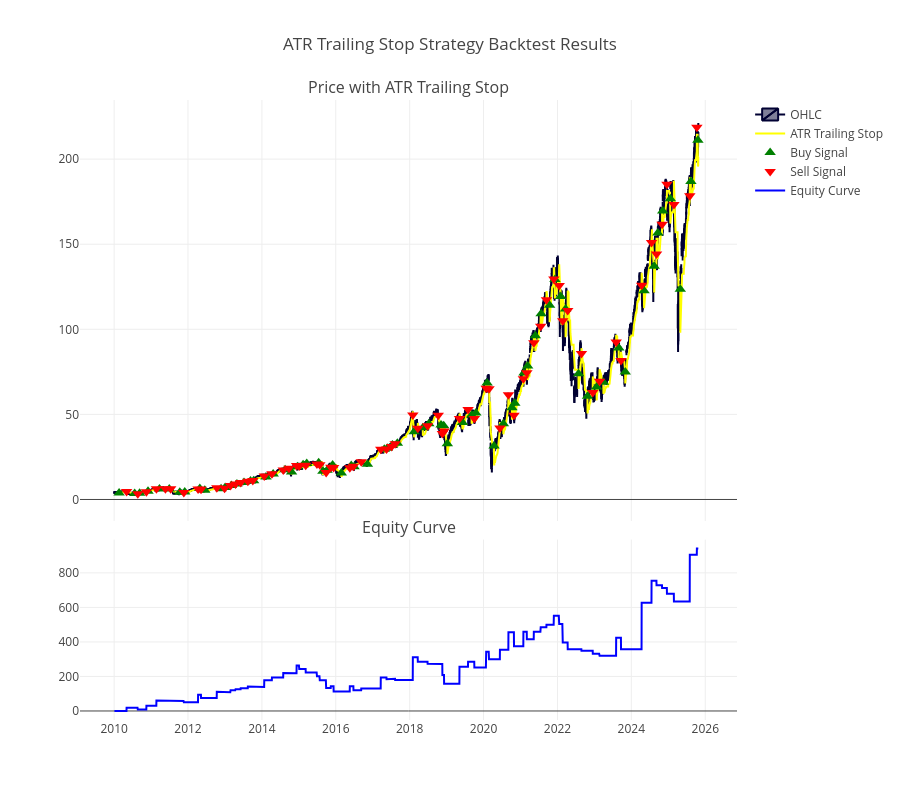

Write notebook code for a chart like this one.
### Code cell
# Plot equity curve
import plotly.graph_objects as go
from plotly.subplots import make_subplots

fig = make_subplots(rows=2, cols=1, shared_xaxes=True,
                   vertical_spacing=0.03, subplot_titles=('Price with ATR Trailing Stop', 'Equity Curve'),
                   row_heights=[0.7, 0.3])

# Add candlestick
fig.add_trace(go.Candlestick(x=df['Date'],
                            open=df['Open'],
                            high=df['High'],
                            low=df['Low'],
                            close=df['Close'],
                            name='OHLC'),
              row=1, col=1)

# Add ATR Trailing Stop line
fig.add_trace(go.Scatter(x=df['Date'],
                        y=df['atr_stop'],
                        mode='lines',
                        name='ATR Trailing Stop',
                        line=dict(color='yellow')),
              row=1, col=1)

# Add buy signals
buy_signals = df[df['crossover_ATRStop'] == 1]
fig.add_trace(go.Scatter(x=buy_signals['Date'],
                        y=buy_signals['Low'],
                        mode='markers',
                        name='Buy Signal',
                        marker=dict(color='green', symbol='triangle-up', size=10)),
              row=1, col=1)

# Add sell signals
sell_signals = df[df['crossover_ATRStop'] == -1]
fig.add_trace(go.Scatter(x=sell_signals['Date'],
                        y=sell_signals['High'],
                        mode='markers',
                        name='Sell Signal',
                        marker=dict(color='red', symbol='triangle-down', size=10)),
              row=1, col=1)

# Add equity curve
fig.add_trace(go.Scatter(x=df['Date'],
                        y=df['Cumulative_Return'],
                        mode='lines',
                        name='Equity Curve',
                        line=dict(color='blue')),
              row=2, col=1)

# Update layout
fig.update_layout(
    title_text="ATR Trailing Stop Strategy Backtest Results",
    xaxis_rangeslider_visible=False,
    height=800
)

fig.show()

### Figure 1 — Plotly figure (JSON) as saved in the notebook; plotly's stock layout.template omitted (floating-point values rounded to 4 significant figures; data arrays with more than 128 entries replaced by an {"elided": "..."} marker saying what was removed)
{"data": [{"close": {"elided": "3978 float values"}, "high": {"elided": "3978 float values"}, "low": {"elided": "3978 float values"}, "name": "OHLC", "open": {"elided": "3978 float values"}, "type": "candlestick", "x": {"elided": "3978 str values"}, "xaxis": "x", "yaxis": "y"}, {"line": {"color": "yellow"}, "mode": "lines", "name": "ATR Trailing Stop", "type": "scatter", "x": {"elided": "3978 str values"}, "xaxis": "x", "y": {"elided": "3978 float values"}, "yaxis": "y"}, {"marker": {"color": "green", "size": 10, "symbol": "triangle-up"}, "mode": "markers", "name": "Buy Signal", "type": "scatter", "x": ["2010-02-19T00:00:00", "2010-07-23T00:00:00", "2010-09-10T00:00:00", "2010-12-02T00:00:00", "2011-03-25T00:00:00", "2011-06-30T00:00:00", "2011-10-12T00:00:00", "2011-11-30T00:00:00", "2012-04-27T00:00:00", "2012-06-15T00:00:00", "2012-11-23T00:00:00", "2013-01-02T00:00:00", "2013-03-05T00:00:00", "2013-04-29T00:00:00", "2013-07-08T00:00:00", "2013-09-10T00:00:00", "2013-10-11T00:00:00", "2014-02-10T00:00:00", "2014-04-22T00:00:00", "2014-08-18T00:00:00", "2014-10-21T00:00:00", "2014-12-18T00:00:00", "2015-02-12T00:00:00", "2015-03-20T00:00:00", "2015-07-16T00:00:00", "2015-08-27T00:00:00", "2015-10-07T00:00:00", "2015-12-01T00:00:00", "2016-02-25T00:00:00", "2016-06-02T00:00:00", "2016-06-30T00:00:00", "2016-11-09T00:00:00", "2017-04-25T00:00:00", "2017-05-24T00:00:00", "2017-07-14T00:00:00", "2017-09-01T00:00:00", "2018-02-14T00:00:00", "2018-05-11T00:00:00", "2018-07-09T00:00:00", "2018-11-07T00:00:00", "2018-12-03T00:00:00", "2019-01-08T00:00:00", "2019-06-07T00:00:00", "2019-09-05T00:00:00", "2019-10-17T00:00:00", "2020-02-05T00:00:00", "2020-04-14T00:00:00", "2020-07-15T00:00:00", "2020-10-08T00:00:00", "2020-11-05T00:00:00", "2021-02-04T00:00:00", "2021-03-12T00:00:00", "2021-05-27T00:00:00", "2021-07-23T00:00:00", "2021-10-15T00:00:00", "2021-12-07T00:00:00", "2022-02-02T00:00:00", "2022-03-22T00:00:00", "2022-07-28T00:00:00", "2022-10-25T00:00:00", "2023-01-23T00:00:00", "2023-03-31T00:00:00", "2023-08-30T00:00:00", "2023-11-02T00:00:00", "2024-05-06T00:00:00", "2024-08-14T00:00:00", "2024-09-19T00:00:00", "2024-11-06T00:00:00", "2025-01-21T00:00:00", "2025-04-29T00:00:00", "2025-08-12T00:00:00", "2025-10-20T00:00:00"], "xaxis": "x", "y": [3.741, 3.459, 3.604, 4.778, 6.111, 6.126, 4.188, 4.36, 6.386, 5.434, 6.234, 6.98, 8.276, 9.109, 10.03, 10.83, 11.03, 13.16, 15.01, 17.46, 16.11, 19.26, 20.4, 21.13, 21.65, 16.64, 17.18, 20.21, 15.57, 19.9, 19.24, 20.76, 29.45, 30.12, 31.97, 33.04, 39.76, 42.11, 44.49, 43.71, 43.35, 32.71, 45.23, 49.71, 50.76, 68.48, 31.41, 44.56, 53.91, 56.51, 74.26, 78.47, 96.15, 109.1, 114.1, 129.3, 119.3, 112.0, 73.94, 60.6, 66.15, 68.92, 89.05, 74.87, 122.6, 137.1, 156.6, 169.5, 176.7, 123.6, 186.8, 211.1], "yaxis": "y"}, {"marker": {"color": "red", "size": 10, "symbol": "triangle-down"}, "mode": "markers", "name": "Sell Signal", "type": "scatter", "x": ["2010-05-04T00:00:00", "2010-08-23T00:00:00", "2010-11-16T00:00:00", "2011-02-23T00:00:00", "2011-05-23T00:00:00", "2011-07-14T00:00:00", "2011-11-21T00:00:00", "2012-04-10T00:00:00", "2012-05-09T00:00:00", "2012-10-12T00:00:00", "2012-12-28T00:00:00", "2013-02-25T00:00:00", "2013-04-15T00:00:00", "2013-06-05T00:00:00", "2013-08-15T00:00:00", "2013-10-03T00:00:00", "2014-01-24T00:00:00", "2014-04-10T00:00:00", "2014-07-31T00:00:00", "2014-09-25T00:00:00", "2014-12-10T00:00:00", "2015-01-05T00:00:00", "2015-03-10T00:00:00", "2015-06-29T00:00:00", "2015-07-27T00:00:00", "2015-09-28T00:00:00", "2015-11-13T00:00:00", "2015-12-11T00:00:00", "2016-05-19T00:00:00", "2016-06-24T00:00:00", "2016-09-09T00:00:00", "2017-03-21T00:00:00", "2017-05-17T00:00:00", "2017-07-06T00:00:00", "2017-08-10T00:00:00", "2018-02-01T00:00:00", "2018-03-22T00:00:00", "2018-06-27T00:00:00", "2018-10-10T00:00:00", "2018-11-20T00:00:00", "2018-12-07T00:00:00", "2019-05-08T00:00:00", "2019-08-01T00:00:00", "2019-10-02T00:00:00", "2020-01-27T00:00:00", "2020-02-24T00:00:00", "2020-06-11T00:00:00", "2020-09-03T00:00:00", "2020-10-28T00:00:00", "2021-01-29T00:00:00", "2021-03-04T00:00:00", "2021-05-12T00:00:00", "2021-07-19T00:00:00", "2021-09-14T00:00:00", "2021-11-26T00:00:00", "2022-01-18T00:00:00", "2022-02-22T00:00:00", "2022-04-12T00:00:00", "2022-08-26T00:00:00", "2022-12-16T00:00:00", "2023-02-21T00:00:00", "2023-08-04T00:00:00", "2023-09-21T00:00:00", "2024-04-12T00:00:00", "2024-07-19T00:00:00", "2024-09-06T00:00:00", "2024-10-31T00:00:00", "2024-12-18T00:00:00", "2025-02-25T00:00:00", "2025-08-01T00:00:00", "2025-10-10T00:00:00"], "xaxis": "x", "y": [4.746, 3.406, 4.581, 6.238, 6.301, 6.363, 4.091, 6.207, 5.937, 6.832, 6.526, 8.156, 9.093, 9.941, 10.71, 11.09, 13.79, 15.06, 17.27, 18.28, 19.92, 19.66, 20.08, 20.91, 20.41, 15.83, 18.99, 18.72, 18.62, 19.47, 22.15, 29.54, 29.67, 31.15, 32.74, 49.67, 41.89, 43.34, 49.45, 38.84, 40.28, 47.55, 52.9, 47.55, 65.31, 65.12, 42.02, 61.52, 49.47, 70.95, 74.43, 92.09, 101.8, 117.3, 129.6, 125.7, 105.0, 111.1, 85.75, 62.82, 69.47, 92.61, 81.74, 125.9, 151.0, 144.3, 161.8, 185.3, 173.3, 178.5, 218.7], "yaxis": "y"}, {"line": {"color": "blue"}, "mode": "lines", "name": "Equity Curve", "type": "scatter", "x": {"elided": "3978 str values"}, "xaxis": "x2", "y": {"elided": "3978 float values"}, "yaxis": "y2"}], "layout": {"annotations": [{"font": {"size": 16}, "showarrow": false, "text": "Price with ATR Trailing Stop", "x": 0.5, "xanchor": "center", "xref": "paper", "y": 1.0, "yanchor": "bottom", "yref": "paper"}, {"font": {"size": 16}, "showarrow": false, "text": "Equity Curve", "x": 0.5, "xanchor": "center", "xref": "paper", "y": 0.291, "yanchor": "bottom", "yref": "paper"}], "height": 800, "title": {"text": "ATR Trailing Stop Strategy Backtest Results"}, "xaxis": {"anchor": "y", "domain": [0, 1], "matches": "x2", "rangeslider": {"visible": false}, "showticklabels": false}, "xaxis2": {"anchor": "y2", "domain": [0, 1]}, "yaxis": {"anchor": "x", "domain": [0.321, 1.0]}, "yaxis2": {"anchor": "x2", "domain": [0, 0.291]}}}
